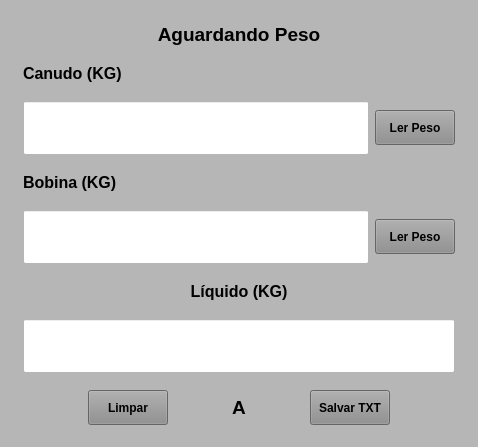
        <widget class="QWidget" name="widget_Verde1" native="true">
         <property name="minimumSize">
          <size>
           <width>0</width>
           <height>0</height>
          </size>
         </property>
         <property name="styleSheet">
          <string notr="true">background-color: rgb(182, 182, 182);</string>
         </property>
         <layout class="QVBoxLayout" name="verticalLayout_2">
          <property name="spacing">
           <number>5</number>
          </property>
          <property name="leftMargin">
           <number>5</number>
          </property>
          <property name="topMargin">
           <number>5</number>
          </property>
          <property name="rightMargin">
           <number>5</number>
          </property>
          <property name="bottomMargin">
           <number>5</number>
          </property>
          <item>
           <widget class="QWidget" name="widget_5" native="true">
            <property name="styleSheet">
             <string notr="true">background-color: rgb(182, 182, 182);</string>
            </property>
            <layout class="QHBoxLayout" name="horizontalLayout_20">
             <property name="leftMargin">
              <number>6</number>
             </property>
             <property name="topMargin">
              <number>6</number>
             </property>
             <property name="rightMargin">
              <number>6</number>
             </property>
             <property name="bottomMargin">
              <number>6</number>
             </property>
             <item>
              <widget class="QWidget" name="widget_6" native="true">
               <layout class="QVBoxLayout" name="verticalLayout_4">
                <property name="leftMargin">
                 <number>6</number>
                </property>
                <property name="topMargin">
                 <number>6</number>
                </property>
                <property name="rightMargin">
                 <number>6</number>
                </property>
                <property name="bottomMargin">
                 <number>6</number>
                </property>
                <item>
                 <widget class="QWidget" name="widget_7" native="true">
                  <layout class="QHBoxLayout" name="horizontalLayout_4">
                   <property name="leftMargin">
                    <number>6</number>
                   </property>
                   <property name="topMargin">
                    <number>6</number>
                   </property>
                   <property name="rightMargin">
                    <number>6</number>
                   </property>
                   <property name="bottomMargin">
                    <number>6</number>
                   </property>
                   <item>
                    <widget class="QLabel" name="label_Titulo1">
                     <property name="font">
                      <font>
                       <family>Segoe UI</family>
                       <pointsize>14</pointsize>
                       <weight>75</weight>
                       <bold>true</bold>
                      </font>
                     </property>
                     <property name="text">
                      <string>Aguardando Peso</string>
                     </property>
                     <property name="alignment">
                      <set>Qt::AlignCenter</set>
                     </property>
                    </widget>
                   </item>
                  </layout>
                 </widget>
                </item>
                <item>
                 <widget class="QWidget" name="widget_8" native="true">
                  <layout class="QHBoxLayout" name="horizontalLayout_6">
                   <property name="leftMargin">
                    <number>6</number>
                   </property>
                   <property name="topMargin">
                    <number>6</number>
                   </property>
                   <property name="rightMargin">
                    <number>6</number>
                   </property>
                   <property name="bottomMargin">
                    <number>6</number>
                   </property>
                   <item>
                    <widget class="QLabel" name="label">
                     <property name="font">
                      <font>
                       <pointsize>12</pointsize>
                       <weight>75</weight>
                       <bold>true</bold>
                      </font>
                     </property>
                     <property name="text">
                      <string>Canudo (KG)</string>
                     </property>
                     <property name="alignment">
                      <set>Qt::AlignBottom|Qt::AlignLeading|Qt::AlignLeft</set>
                     </property>
                    </widget>
                   </item>
                  </layout>
                 </widget>
                </item>
                <item>
                 <widget class="QWidget" name="widget_11" native="true">
                  <layout class="QHBoxLayout" name="horizontalLayout_7">
                   <property name="leftMargin">
                    <number>6</number>
                   </property>
                   <property name="topMargin">
                    <number>6</number>
                   </property>
                   <property name="rightMargin">
                    <number>6</number>
                   </property>
                   <property name="bottomMargin">
                    <number>6</number>
                   </property>
                   <item>
                    <widget class="QLineEdit" name="line_Canudo1">
                     <property name="sizePolicy">
                      <sizepolicy hsizetype="Preferred" vsizetype="Preferred">
                       <horstretch>0</horstretch>
                       <verstretch>0</verstretch>
                      </sizepolicy>
                     </property>
                     <property name="font">
                      <font>
                       <pointsize>30</pointsize>
                       <weight>50</weight>
                       <bold>false</bold>
                      </font>
                     </property>
                     <property name="styleSheet">
                      <string notr="true">background-color: rgb(255, 255, 255);</string>
                     </property>
                     <property name="text">
                      <string/>
                     </property>
                     <property name="alignment">
                      <set>Qt::AlignCenter</set>
                     </property>
                    </widget>
                   </item>
                   <item>
                    <widget class="QPushButton" name="btn_Peso_Canudo1">
                     <property name="sizePolicy">
                      <sizepolicy hsizetype="Preferred" vsizetype="Preferred">
                       <horstretch>0</horstretch>
                       <verstretch>0</verstretch>
                      </sizepolicy>
                     </property>
                     <property name="minimumSize">
                      <size>
                       <width>80</width>
                       <height>35</height>
                      </size>
                     </property>
                     <property name="maximumSize">
                      <size>
                       <width>80</width>
                       <height>35</height>
                      </size>
                     </property>
                     <property name="font">
                      <font>
                       <pointsize>9</pointsize>
                       <weight>75</weight>
                       <bold>true</bold>
                      </font>
                     </property>
                     <property name="cursor">
                      <cursorShape>PointingHandCursor</cursorShape>
                     </property>
                     <property name="styleSheet">
                      <string notr="true">background-color: rgb(141, 141, 141);</string>
                     </property>
                     <property name="text">
                      <string>Ler Peso</string>
                     </property>
                    </widget>
                   </item>
                  </layout>
                 </widget>
                </item>
                <item>
                 <widget class="QWidget" name="widget_17" native="true">
                  <layout class="QHBoxLayout" name="horizontalLayout_8">
                   <property name="leftMargin">
                    <number>6</number>
                   </property>
                   <property name="topMargin">
                    <number>6</number>
                   </property>
                   <property name="rightMargin">
                    <number>6</number>
                   </property>
                   <property name="bottomMargin">
                    <number>6</number>
                   </property>
                   <item>
                    <widget class="QLabel" name="label_2">
                     <property name="font">
                      <font>
                       <pointsize>12</pointsize>
                       <weight>75</weight>
                       <bold>true</bold>
                      </font>
                     </property>
                     <property name="text">
                      <string>Bobina (KG)</string>
                     </property>
                     <property name="alignment">
                      <set>Qt::AlignBottom|Qt::AlignLeading|Qt::AlignLeft</set>
                     </property>
                    </widget>
                   </item>
                  </layout>
                 </widget>
                </item>
                <item>
                 <widget class="QWidget" name="widget_18" native="true">
                  <layout class="QHBoxLayout" name="horizontalLayout_9">
                   <property name="leftMargin">
                    <number>6</number>
                   </property>
                   <property name="topMargin">
                    <number>6</number>
                   </property>
                   <property name="rightMargin">
                    <number>6</number>
                   </property>
                   <property name="bottomMargin">
                    <number>6</number>
                   </property>
                   <item>
                    <widget class="QLineEdit" name="line_Bobina1">
                     <property name="sizePolicy">
                      <sizepolicy hsizetype="Preferred" vsizetype="Preferred">
                       <horstretch>0</horstretch>
                       <verstretch>0</verstretch>
                      </sizepolicy>
                     </property>
                     <property name="font">
                      <font>
                       <pointsize>30</pointsize>
                       <weight>50</weight>
                       <bold>false</bold>
                      </font>
                     </property>
                     <property name="styleSheet">
                      <string notr="true">background-color: rgb(255, 255, 255);</string>
                     </property>
                     <property name="text">
                      <string/>
                     </property>
                     <property name="alignment">
                      <set>Qt::AlignCenter</set>
                     </property>
                    </widget>
                   </item>
                   <item>
                    <widget class="QPushButton" name="btn_Peso_Bobina1">
                     <property name="sizePolicy">
                      <sizepolicy hsizetype="Preferred" vsizetype="Preferred">
                       <horstretch>0</horstretch>
                       <verstretch>0</verstretch>
                      </sizepolicy>
                     </property>
                     <property name="minimumSize">
                      <size>
                       <width>80</width>
                       <height>35</height>
                      </size>
                     </property>
                     <property name="maximumSize">
                      <size>
                       <width>80</width>
                       <height>35</height>
                      </size>
                     </property>
                     <property name="font">
                      <font>
                       <pointsize>9</pointsize>
                       <weight>75</weight>
                       <bold>true</bold>
                      </font>
                     </property>
                     <property name="cursor">
                      <cursorShape>PointingHandCursor</cursorShape>
                     </property>
                     <property name="styleSheet">
                      <string notr="true">background-color: rgb(141, 141, 141);</string>
                     </property>
                     <property name="text">
                      <string>Ler Peso</string>
                     </property>
                    </widget>
                   </item>
                  </layout>
                 </widget>
                </item>
                <item>
                 <widget class="QWidget" name="widget_19" native="true">
                  <layout class="QHBoxLayout" name="horizontalLayout_10">
                   <property name="leftMargin">
                    <number>6</number>
                   </property>
                   <property name="topMargin">
                    <number>6</number>
                   </property>
                   <property name="rightMargin">
                    <number>6</number>
                   </property>
                   <property name="bottomMargin">
                    <number>6</number>
                   </property>
                   <item>
                    <widget class="QLabel" name="label_7">
                     <property name="font">
                      <font>
                       <pointsize>12</pointsize>
                       <weight>75</weight>
                       <bold>true</bold>
                      </font>
                     </property>
                     <property name="text">
                      <string>Líquido (KG)</string>
                     </property>
                     <property name="alignment">
                      <set>Qt::AlignBottom|Qt::AlignHCenter</set>
                     </property>
                    </widget>
                   </item>
                  </layout>
                 </widget>
                </item>
                <item>
                 <widget class="QWidget" name="widget_20" native="true">
                  <layout class="QHBoxLayout" name="horizontalLayout_11">
                   <property name="leftMargin">
                    <number>6</number>
                   </property>
                   <property name="topMargin">
                    <number>6</number>
                   </property>
                   <property name="rightMargin">
                    <number>6</number>
                   </property>
                   <property name="bottomMargin">
                    <number>6</number>
                   </property>
                   <item>
                    <widget class="QLineEdit" name="line_Liquido1">
                     <property name="sizePolicy">
                      <sizepolicy hsizetype="Preferred" vsizetype="Preferred">
                       <horstretch>0</horstretch>
                       <verstretch>0</verstretch>
                      </sizepolicy>
                     </property>
                     <property name="font">
                      <font>
                       <pointsize>30</pointsize>
                       <weight>50</weight>
                       <bold>false</bold>
                      </font>
                     </property>
                     <property name="styleSheet">
                      <string notr="true">background-color: rgb(255, 255, 255);</string>
                     </property>
                     <property name="text">
                      <string/>
                     </property>
                     <property name="alignment">
                      <set>Qt::AlignCenter</set>
                     </property>
                    </widget>
                   </item>
                  </layout>
                 </widget>
                </item>
                <item>
                 <widget class="QWidget" name="widget_22" native="true">
                  <property name="minimumSize">
                   <size>
                    <width>0</width>
                    <height>0</height>
                   </size>
                  </property>
                  <property name="maximumSize">
                   <size>
                    <width>16777215</width>
                    <height>16777215</height>
                   </size>
                  </property>
                  <layout class="QHBoxLayout" name="horizontalLayout_18">
                   <property name="spacing">
                    <number>5</number>
                   </property>
                   <property name="leftMargin">
                    <number>25</number>
                   </property>
                   <property name="topMargin">
                    <number>5</number>
                   </property>
                   <property name="rightMargin">
                    <number>25</number>
                   </property>
                   <property name="bottomMargin">
                    <number>5</number>
                   </property>
                   <item>
                    <widget class="QPushButton" name="btn_Limpar1">
                     <property name="sizePolicy">
                      <sizepolicy hsizetype="Preferred" vsizetype="Preferred">
                       <horstretch>0</horstretch>
                       <verstretch>0</verstretch>
                      </sizepolicy>
                     </property>
                     <property name="minimumSize">
                      <size>
                       <width>80</width>
                       <height>35</height>
                      </size>
                     </property>
                     <property name="maximumSize">
                      <size>
                       <width>80</width>
                       <height>35</height>
                      </size>
                     </property>
                     <property name="font">
                      <font>
                       <pointsize>9</pointsize>
                       <weight>75</weight>
                       <bold>true</bold>
                      </font>
                     </property>
                     <property name="cursor">
                      <cursorShape>PointingHandCursor</cursorShape>
                     </property>
                     <property name="styleSheet">
                      <string notr="true">background-color: rgb(141, 141, 141);</string>
                     </property>
                     <property name="text">
                      <string>Limpar</string>
                     </property>
                    </widget>
                   </item>
                   <item>
                    <widget class="QLabel" name="label_Bobina1">
                     <property name="minimumSize">
                      <size>
                       <width>40</width>
                       <height>0</height>
                      </size>
                     </property>
                     <property name="maximumSize">
                      <size>
                       <width>40</width>
                       <height>16777215</height>
                      </size>
                     </property>
                     <property name="font">
                      <font>
                       <pointsize>14</pointsize>
                       <weight>75</weight>
                       <bold>true</bold>
                      </font>
                     </property>
                     <property name="text">
                      <string>A</string>
                     </property>
                     <property name="alignment">
                      <set>Qt::AlignCenter</set>
                     </property>
                    </widget>
                   </item>
                   <item>
                    <widget class="QPushButton" name="btn_Salvar_Txt1">
                     <property name="sizePolicy">
                      <sizepolicy hsizetype="Preferred" vsizetype="Preferred">
                       <horstretch>0</horstretch>
                       <verstretch>0</verstretch>
                      </sizepolicy>
                     </property>
                     <property name="minimumSize">
                      <size>
                       <width>80</width>
                       <height>35</height>
                      </size>
                     </property>
                     <property name="maximumSize">
                      <size>
                       <width>80</width>
                       <height>35</height>
                      </size>
                     </property>
                     <property name="font">
                      <font>
                       <pointsize>9</pointsize>
                       <weight>75</weight>
                       <bold>true</bold>
                      </font>
                     </property>
                     <property name="cursor">
                      <cursorShape>PointingHandCursor</cursorShape>
                     </property>
                     <property name="styleSheet">
                      <string notr="true">background-color: rgb(141, 141, 141);</string>
                     </property>
                     <property name="text">
                      <string>Salvar TXT</string>
                     </property>
                    </widget>
                   </item>
                  </layout>
                 </widget>
                </item>
               </layout>
              </widget>
             </item>
            </layout>
           </widget>
          </item>
         </layout>
        </widget>
